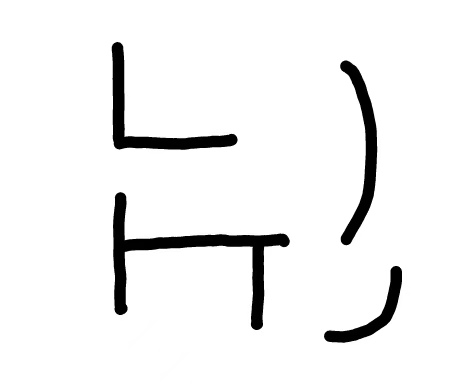
#> input picture map_1.jpg, 461 x 390 px
$ python cv_gaussian.py
#> lines starting #> are read from the running program, lines starting #| are printed output that depends on the picture
import cv2

img1 = cv2.imread('./map_1.jpg')
#> img1 is the input picture: shape (390, 461, 3); min 0, max 255, mean 240.5

img2 = cv2.GaussianBlur(img1, (21, 21), 0)
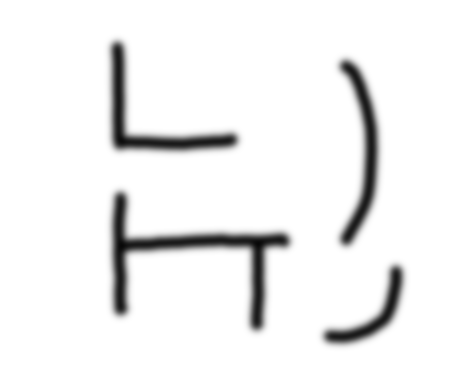
#> img2: shape (390, 461, 3); min 8, max 255, mean 240.5
cv2.imshow('GaussianBlur', img2)
cv2.imwrite('map_2.jpg', img2)
cv2.waitKey(0)

$ run again, with map3.jpg copied over map_1.jpg
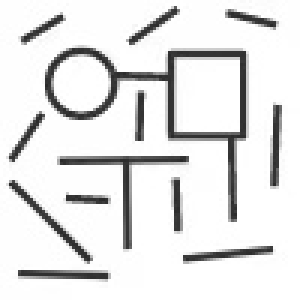
#> input picture map3.jpg, 100 x 100 px (shown 3 times larger)
#> img1 is the input picture: shape (100, 100, 3); min 40, max 255, mean 228
#> `img2 = cv2.GaussianBlur(img1, (21, 21), 0)`:
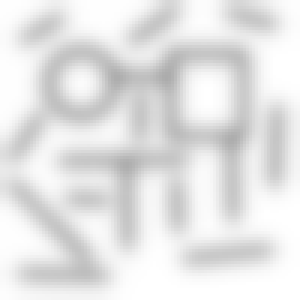
#> img2: shape (100, 100, 3) (shown 3 times larger); min 172, max 255, mean 227.9

$ run again, with img_1.png saved as map_1.jpg
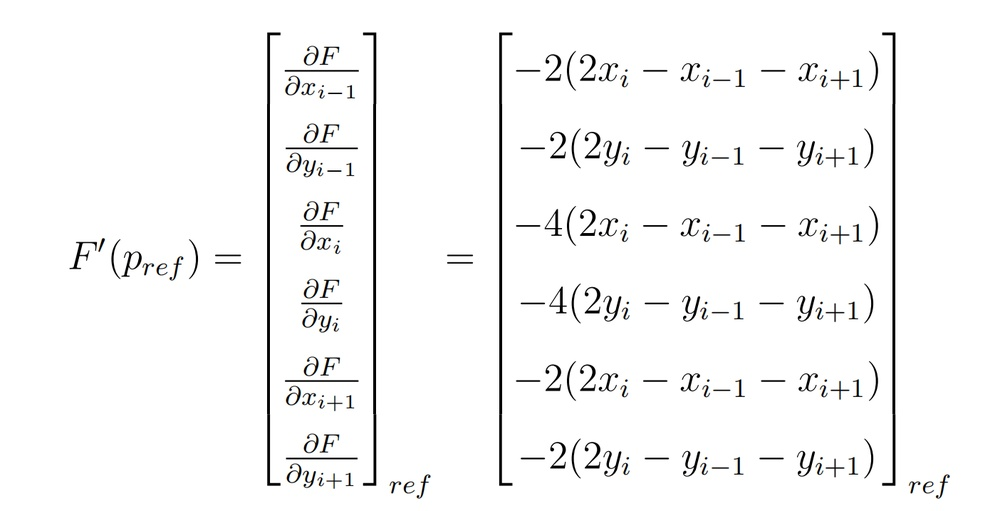
#> input picture img_1.png, 1000 x 511 px, shrunk from 1404 x 717 before the run
#> img1 is the input picture: shape (511, 1000, 3); mean B, G, R 246.9, 247, 246.9
#> `img2 = cv2.GaussianBlur(img1, (21, 21), 0)`:
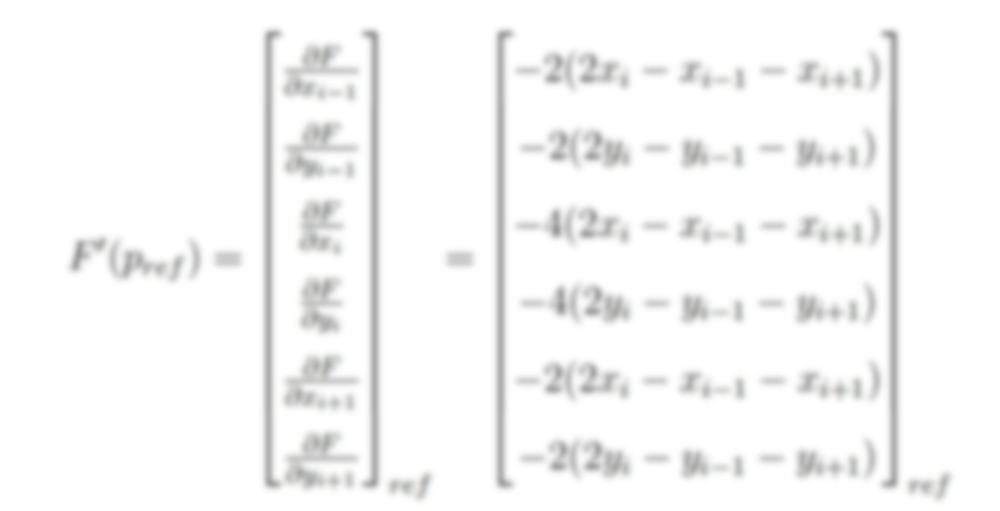
#> img2: shape (511, 1000, 3); mean B, G, R 246.9, 247, 247
